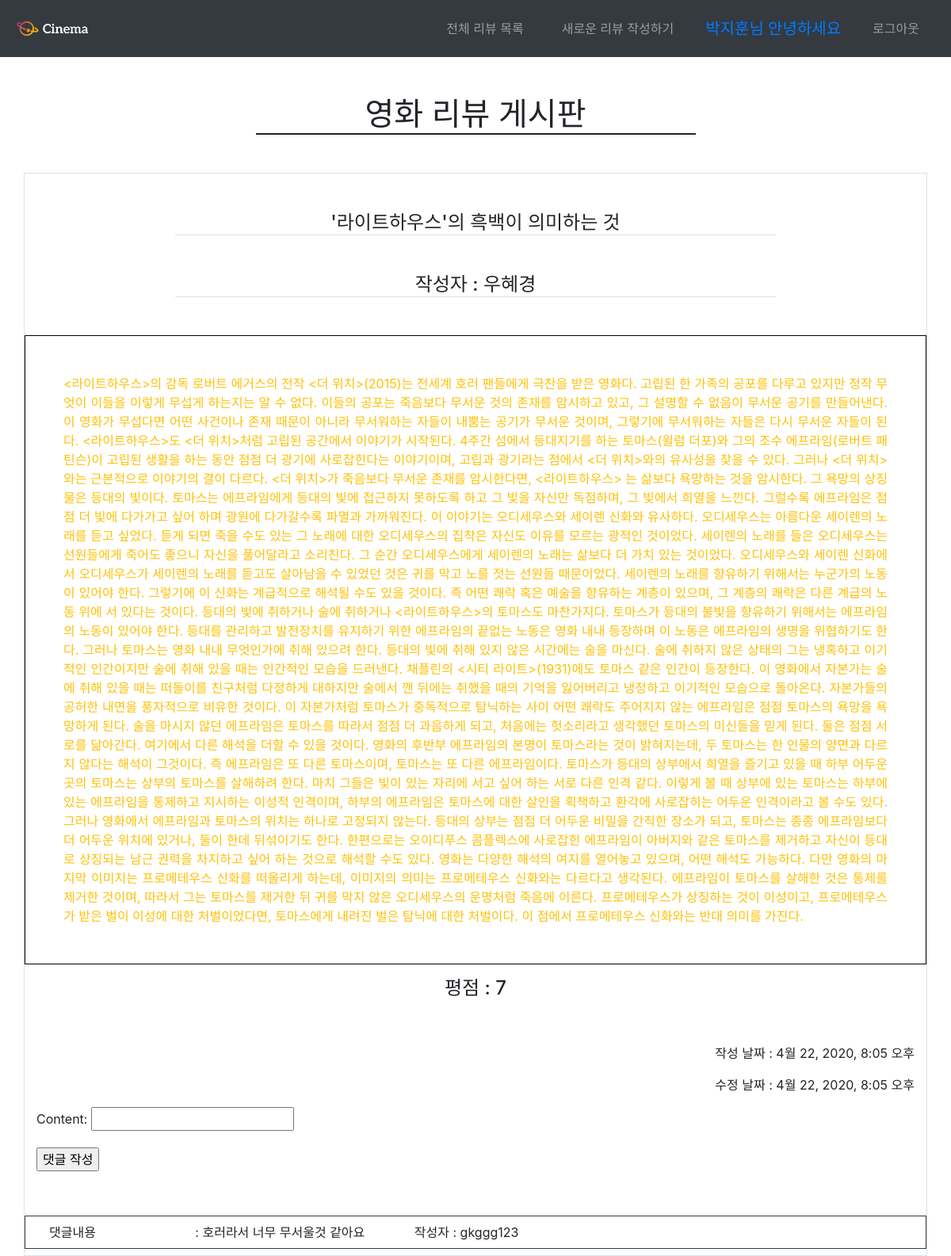
The page /community/10/ (signed in) on the database its author committed.
### community/models.py (models this page shows)
class Review(models.Model):
    title=models.CharField(max_length=100)
    movie_title=models.CharField(max_length=30)
    rank=models.IntegerField(default=0)
    content=models.TextField()
    created_at=models.DateTimeField(auto_now_add=True)
    updated_at=models.DateTimeField(auto_now=True)
    user=models.ForeignKey(settings.AUTH_USER_MODEL,on_delete=models.CASCADE)

class Comment(models.Model):
    user=models.ForeignKey(settings.AUTH_USER_MODEL,on_delete=models.CASCADE)
    review=models.ForeignKey(Review,on_delete=models.CASCADE)
    content=models.CharField(max_length=200)
    created_at=models.DateTimeField(auto_now_add=True)
    updated_at=models.DateTimeField(auto_now=True)

### community/views.py (the view)
# urls.py: path('<int:review_id>/',views.review_detail,name='review_detail'),
def review_detail(request,review_id):
    review=get_object_or_404(Review,id=review_id)
    form=CommentForm()
    context={
        'review':review,
        'form':form,
    }
    return render(request,'community/review_detail.html',context)

### community/forms.py
class CommentForm(forms.ModelForm):
    class Meta:
        model=Comment
        fields=['content',]

### community/templates/community/review_detail.html (shortened to what this page needs)
{% extends 'base.html' %}
{% block body %}
    <div class="text-center h1 col-6 offset-3 mt-5 mb-5" style="border-bottom: 2px solid">영화 리뷰 게시판</div>
    <div class="row justify-content-center border">
        <div class="h4 text-center border-bottom col-8 offset-2 my-5 mx-0 px-0">{{ review.title }}</div>
        <div class="h4 text-center border-bottom col-8 offset-2 mb-5 mx-0 px-0">작성자 : {{ review.user }}</div>
        <p class="col-12 text-justify py-5 px-5 text-warning" style=" border:solid 1px black;font-size:1rem">
            {{review.content}}
        </p>
        <div class="col-12 h4 text-center">
            평점 : {{ review.rank }}
        </div>
        <div class="offset-4 col-8 text-right mt-5">
           <p> 작성 날짜 : {{ review.created_at}} </p>
        </div>
        <div class="offset-4 col-8 text-right">
           <p> 수정 날짜 : {{ review.updated_at}} </p>
        </div>
{% if request.user.is_authenticated %}
<div class="col-12 mb-5">
<form action="{% url 'community:comments_create' review.id%}" method="POST">
    {{ form.as_p }}
    <input type="submit" value="댓글 작성">
</form>
</div>
{% endif %}
{% for comment in review.comment_set.all %}
    <div class="border border-dark col-12 row my-2">
    <div class="col-2 py-2">댓글내용</div> <div class="col-3 py-2">: {{comment.content}}</div>
    <div class="col-3 py-2">작성자 : {{comment.user.username}}</div>
    <div class="col-4 py-2">
    </div>
    </div>
{% endfor %}
{% endblock %}

### templates/base.html (shortened to what this page needs)
{% load static %}
<!DOCTYPE html>
<html lang="ko">
<head>
    <link rel="stylesheet" href="{% static 'bootstrap/bootstrap.css' %}">
</head>
<body>
    <nav class="navbar navbar-expand-md navbar-dark sticky-top bg-dark">
      <a class="navbar-brand" href="{% url 'community:review_list' %}">
        <img class="img-fluid"src="{% static "images/logo.png" %}" width="100"height="80">
      </a>
      <div class="collapse navbar-collapse justify-content-end" id="navbarsExample04" style>
        <ul class="navbar-nav list-unstyled mb-0 ">
        <li class="nav-item mx-3 my-2 "><a href="{% url 'community:review_list' %}" class="nav-link">전체 리뷰 목록</a></li>
        <li class="nav-item mx-3 my-2 "><a href="{% url 'community:review_create' %}" class="nav-link">새로운 리뷰 작성하기</a></li>
       {% if request.user.is_authenticated %}
            <li class="nav-item mx-3 my-2 h5 text-center py-2 text-primary "> {{ request.user.username }}님 안녕하세요 </li>
            <li class="nav-item mx-3 my-2 "><a href="{% url 'accounts:logout' %}" class="nav-link" >로그아웃</a></li>
        {% else %}
            <li class="nav-item mx-3 my-2 "><a href="{% url 'accounts:signup' %}"  class="nav-link">회원가입</a></li>
            <li class="nav-item mx-3 my-2 "><a href="{% url 'accounts:login' %}"  class="nav-link">로그인</a></li>
        {% endif %}
        </ul>
      </div>
  </nav>
    <div class="container">
    {% block body %}
    {% endblock %}
    </div>
</body>
</html>

### rows shown on the page
Review: title "'라이트하우스'의 흑백이 의미하는 것", user "우혜경", content "<라이트하우스>의 감독 로버트 에거스의 전작 <더 위치>(2015)는 전세계 호러 팬들에게 극찬을 받은 영화다. 고립된 한 가족의 공포를 다루고 있지만 정작 무엇이 이들을 이렇게 무섭게 하는지는 알 수 없다. 이들의 공포는 죽음보다 무서운 것의 존재를 암시하고 있고, 그 설명할 수 없음이 무서운 공기를 만들어낸다. 이 영화가 무섭다면 어떤 사건이나 존재 때문이 아니라 무서워하는 자들이 내뿜는 공기가 무서운 것이며, 그렇기에 무서워하는 자들은 다시 무서운 자들이 된다. <라이트하우스>도 <더 위치>처럼 고립된 공간에서 이야기가 시작된다. 4주간 섬에서 등대지기를 하는 토마스(윌럼 더포)와 그의 조수 에프라임(로버트 패틴슨)이 고립된 생활을 하는 동안 점점 더 광기에 사로잡힌다는 이야기이며, 고립과 광기라는 점에서 <더 위치>와의 유사성을 찾을 수 있다. 그러나 <더 위치>와는 근본적으로 이야기의 결이 다르다. <더 위치>가 죽음보다 무서운 존재를 암시한다면, <라이트하우스> 는 삶보다 욕망하는 것을 암시한다. 그 욕망의 상징물은 등대의 빛이다. 토마스는 에프라임에게 등대의 빛에 접근하지 못하도록 하고 그 빛을 자신만 독점하며, 그 빛에서 희열을 느낀다. 그럴수록 에프라임은 점점 더 빛에 다가가고 싶어 하며 광원에 다가갈수록 파멸과 가까워진다. 이 이야기는 오디세우스와 세이렌 신화와 유사하다. 오디세우스는 아름다운 세이렌의 노래를 듣고…", rank "7", created_at "4월 22, 2020, 8:05 오후", updated_at "4월 22, 2020, 8:05 오후"
Comment: content "호러라서 너무 무서울것 같아요", user.username "gkggg123"

### other values the page prints
{{ request.user.username }} "박지훈"
